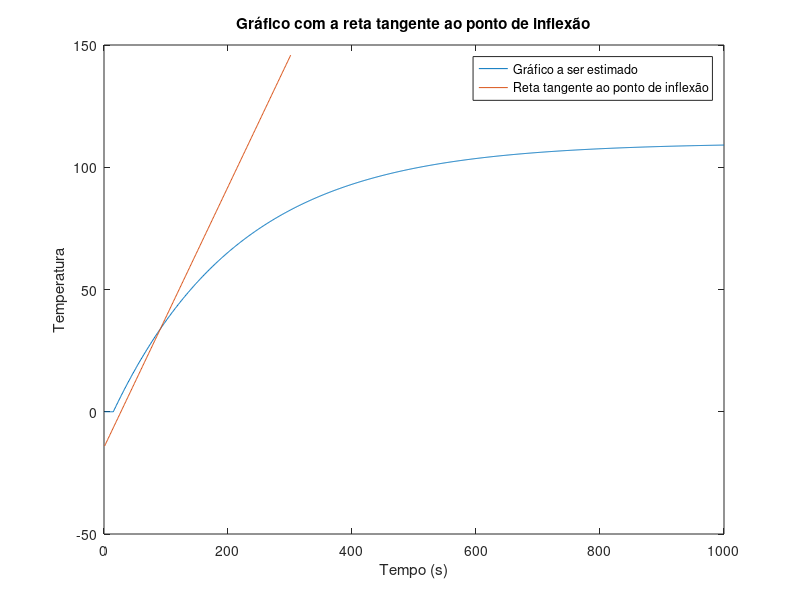
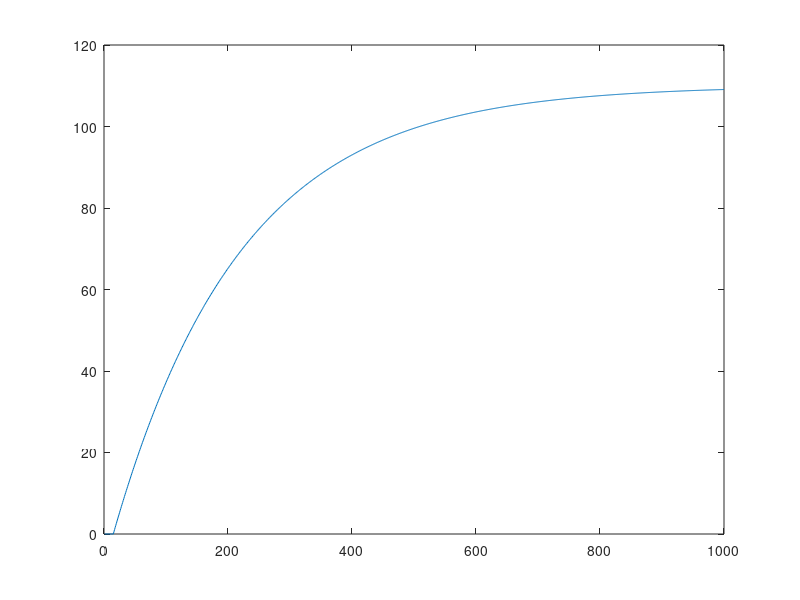

These charts were generated, in order, by the following MATLAB code: (Note: this script raises an error after producing the figures.)
figure (1)% Planta em malha aberta - FOPDT (First order lag plus time delay)
load Equipe13; % onde A=1,2,3,4,5,6,7,8,9,10,11 para a respectiva equipe
y=yy; % Valores de temperatura y(t)

atraso = 15;
maiorValor = 0;
derivadaPrimeira = diff(y);
derivadaSegunda = diff(y,2);

for i = 1:length(derivadaSegunda)
    if derivadaPrimeira(i) > maiorValor 
        maiorValor = derivadaPrimeira(i);
        atraso = i;
    end
end

disp(atraso)
t = 0:1:300;
% gera a função da reta tangente
retaTangente = maiorValor*t-(atraso-1);

figure(1)
plot(y)
hold on 
plot(retaTangente)
title('Gráfico com a reta tangente ao ponto de inflexão')
legend('Gráfico a ser estimado','Reta tangente ao ponto de inflexão')
xlabel('Tempo (s)')
ylabel('Temperatura')

% determina o valor da contante de tempo
constempo = 1/maiorValor * (y(length(y))+atraso);
constempo = constempo - (atraso+1);

disp(atraso)
disp(constempo)

figure(2)
plot(y)
hold on 

syms d s
U= y(length(y))*exp(-atraso*s)/(constempo*(s)+1);
G=(1)/(s);
H=G*U;
h=matlabFunction(ilaplace(H));
d=1:0.01:1000;
plot(d,h(d))

title('Gráfico com o modelo')
legend('Real','Estimado')
xlabel('Tempo (s)')
ylabel('Temperatura')

x = step(10)
err = immse(x,y)